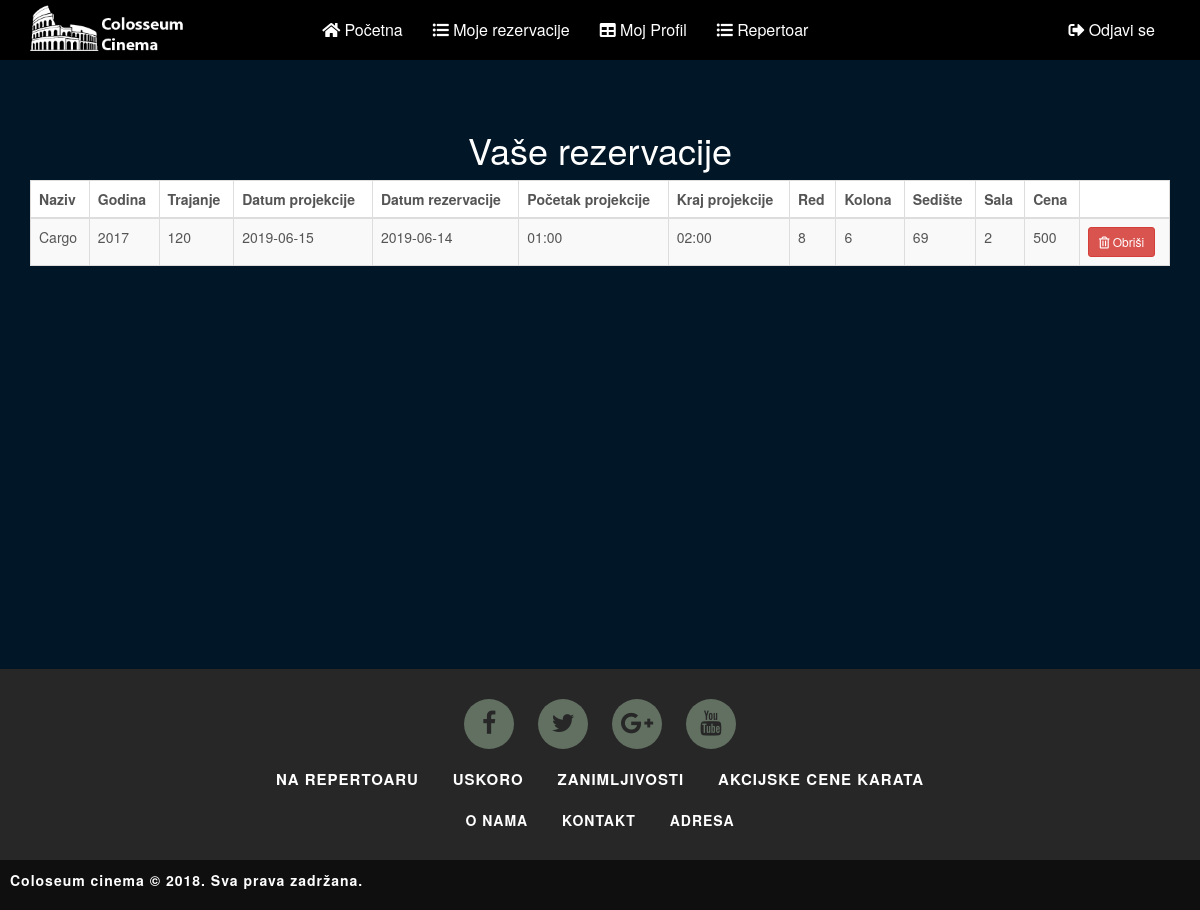
Before: /reservation/index/29 (signed in) with the older database file.
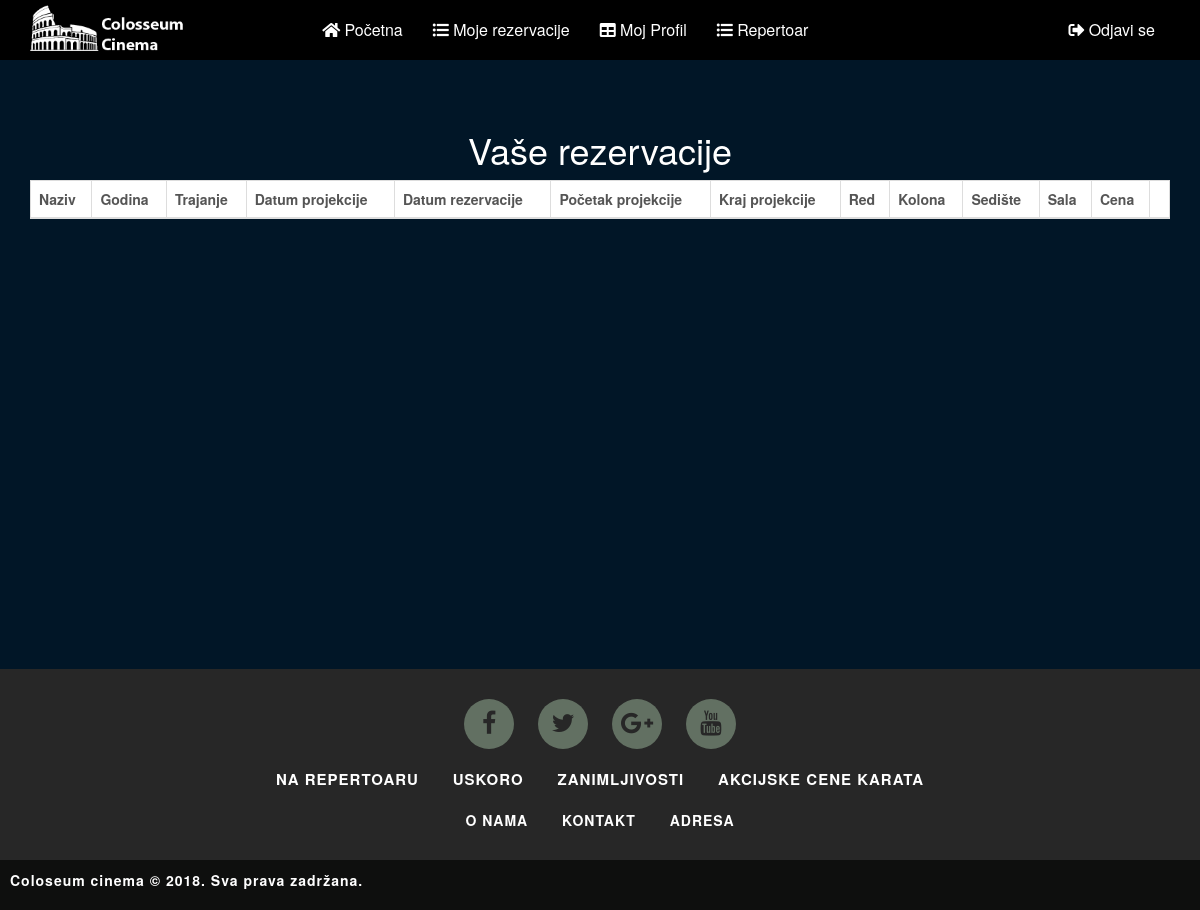
After: the same page with the newer database file.
### tables this page shows
CREATE TABLE `reservation` (
  `id` int(11) NOT NULL,
  `projectionId` int(11) NOT NULL,
  `userId` int(11) NOT NULL,
  `seat` varchar(255) NOT NULL,
  `reservationDate` date NOT NULL
);

CREATE TABLE `film` (
  `id` int(11) NOT NULL,
  `name` varchar(255) NOT NULL,
  `year` int(11) NOT NULL,
  `director` varchar(255) NOT NULL,
  `genre` varchar(255) NOT NULL,
  `durationTime` int(11) NOT NULL,
  `description` varchar(255) NOT NULL,
  `rating` double NOT NULL,
  `youtube_url` varchar(255) NOT NULL,
  `path` varchar(255) NOT NULL DEFAULT 'web/images/no-image.png'
);

CREATE TABLE `projection` (
  `id` int(11) NOT NULL,
  `filmId` int(11) NOT NULL,
  `date` date NOT NULL,
  `start` time NOT NULL,
  `end` time NOT NULL,
  `hall` int(11) NOT NULL,
  `price` int(11) NOT NULL
);

### index.php (called while the page is built, shortened)
<?php
require 'libs/Controller.php';
require 'libs/Model.php';
$app = new Bootstrap();

### libs/Model.php (called while the page is built)
<?php
class Model {
	function __construct() {
        $this->db = new Database(DB_TYPE, DB_HOST, DB_NAME, DB_USER, DB_PASS);
	}
}

### models/reservation_model.php (called while the page is built, shortened)
<?php
class Reservation_Model extends Model
{
    public function reservationListForUser($id)
    {
        $sql = 'SELECT r.id AS reservationId,r.projectionId,r.userId,r.seat,r.reservationDate,p.*,f.* FROM ' . TABLE_RESERVATION . ' AS r INNER JOIN ' . TABLE_USERS . ' AS u ON r.userId = u.id INNER JOIN ' . TABLE_PROJECTION . ' AS p ON r.projectionId = p.id INNER JOIN ' . TABLE_FILM . ' AS f ON p.filmId = f.id WHERE u.id = :id';
        try {
            $sth = $this->db->prepare($sql);
            $sth->bindValue(':id',$id);
            $sth->execute();
            return $sth->fetchAll();
        }catch(PDOException $ex)
        {
            echo $ex->getMessage();
            return array();
        }
    }
}

### libs/Controller.php (called while the page is built, shortened)
<?php
class Controller
{
    public function loadModel($name)
    {
        $path = 'models/' . $name . '_model.php';
        if (file_exists($path)) {
            $this->model = new $modelName();
        }
    }
}

### views/reservation/reservationUser.php (the view)
<div class="user-reservation-content-admin">
    <div class="container">
        <h1 class="text-center">Vaše rezervacije</h1>
        <div class="table-responsive">
            <table id="id" class="table table-striped table-bordered table-hover">
                <thead>
                <tr>
                    <th>Naziv</th>
                    <th>Godina</th>
                    <th>Trajanje</th>
                    <th>Datum projekcije</th>
                    <th>Datum rezervacije</th>
                    <th>Početak projekcije</th>
                    <th>Kraj projekcije</th>
                    <th>Red</th>
                    <th>Kolona</th>
                    <th>Sedište</th>
                    <th>Sala</th>
                    <th>Cena</th>
                    <th></th>
                </tr>
                </thead>
                <?php
                foreach ($this->reservationListForUser as $key => $value) {
                    list($hourS, $minuteS, $secondS) = explode(':', $value['start']);
                    list($hourE, $minuteE, $secondE) = explode(':', $value['end']);
                    list($row, $col, $seat) = explode(':', $value['seat']);
                    echo '<tr>';
                    echo '<td>' . $value['name'] . '</td>';
                    echo '<td>' . $value['year'] . '</td>';
                    echo '<td>' . $value['durationTime'] . '</td>';
                    echo '<td>' . $value['date'] . '</td>';
                    echo '<td>' . $value['reservationDate']. '</td>';
                    echo '<td>' . $hourS . ':' . $minuteS . '</td>';
                    echo '<td>' . $hourE . ':' . $minuteE . '</td>';
                    echo '<td>' . ($row + 1) . '</td>';
                    echo '<td>' . ($col + 1) . '</td>';
                    echo '<td>' . $seat . '</td>';
                    echo '<td>' . $value['hall'] .'</td>';
                    echo '<td>' . $value['price'] . '</td>';
                    echo '<td><a href="' . URL . 'reservation/delete/' . $value['reservationId'] . '"><button class="btn btn-danger btn-sm">
											<i class="far fa-trash-alt"></i> Obriši</button></a></td>';
                    echo '</tr>';
                }
                ?>
            </table>
        </div>
    </div>
</div>

Changed rows visible on the page:
removed reservation: film.name "Cargo", film.year "2017", film.durationTime "120", projectionId.date "2019-06-15", reservationDate "2019-06-14", hourS "01", minuteS "00", hourE "02", minuteE "00", row "8", col "6", seat "69", projectionId.hall "2", projectionId.price "500"
